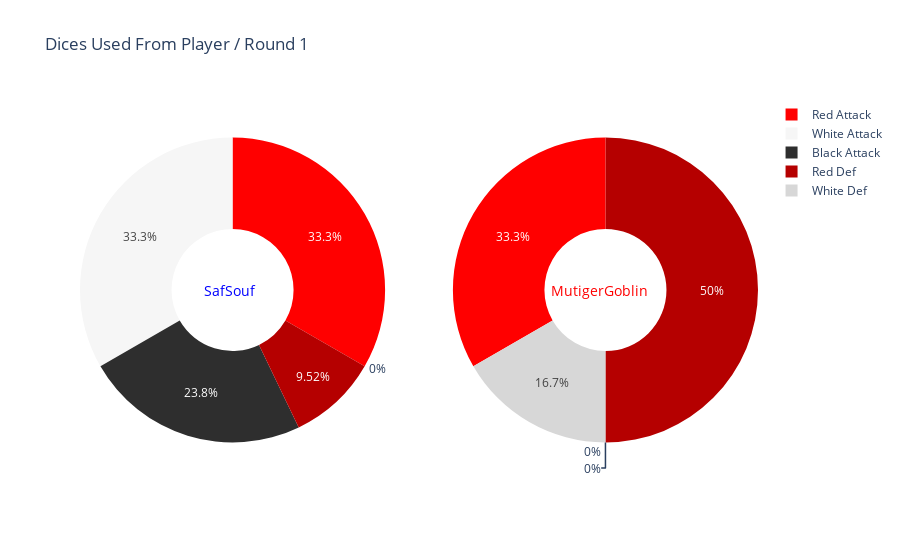

This figure's notebook cell:
### Code cell
labelsFirtPie = ["Red Attack","Black Attack","White Attack","Red Def","White Def"]
labelsSecondPie = ["Red Attack","Black Attack","White Attack","Red Def","White Def"]
valueFirstPie = [numberDiceBlueRedAttLaunchedRound1,numberDiceBlueBlackAttLaunchedRound1,numberDiceBlueWhiteAttLaunchedRound1,numberDiceBlueRedDefLaunchedRound1,numberDiceBlueWhiteDefLaunchedRound1]
valueSecondPie = [numberDiceRedRedAttLaunchedRound1,numberDiceRedBlackAttLaunchedRound1,numberDiceRedWhiteAttLaunchedRound1,numberDiceRedRedDefLaunchedRound1,numberDiceRedWhiteDefLaunchedRound1]
color = ["#FF0000","2E2E2E","F6F6F6","B50000","D7D7D7"]

pie_chart(labelsFirtPie,labelsSecondPie,valueFirstPie,valueSecondPie,color,color, title = "Dices Used From Player / Round 1",colorFirstPieText="blue",colorSecondPieText="red")

### Figure 1 — Plotly figure (JSON) as saved in the notebook; plotly's stock layout.template omitted (floating-point values rounded to 4 significant figures)
{"data": [{"domain": {"x": [0, 0.45], "y": [0, 1]}, "hole": 0.4, "hoverinfo": "label+name+value", "labels": ["Red Attack", "Black Attack", "White Attack", "Red Def", "White Def"], "marker": {"colors": ["#FF0000", "2E2E2E", "F6F6F6", "B50000", "D7D7D7"]}, "name": "Dice Used", "type": "pie", "values": [7, 5, 7, 2, 0]}, {"domain": {"x": [0.55, 1], "y": [0, 1]}, "hole": 0.4, "hoverinfo": "label+name+value", "labels": ["Red Attack", "Black Attack", "White Attack", "Red Def", "White Def"], "marker": {"colors": ["#FF0000", "2E2E2E", "F6F6F6", "B50000", "D7D7D7"]}, "name": "Dice Used", "type": "pie", "values": [2, 0, 0, 3, 1]}], "layout": {"annotations": [{"font": {"color": "blue", "size": 14}, "showarrow": false, "text": "SafSouf", "x": 0.18, "y": 0.5}, {"font": {"color": "red", "size": 14}, "showarrow": false, "text": "MutigerGoblin", "x": 0.84, "y": 0.5}], "title": {"text": "Dices Used From Player / Round 1"}}}
